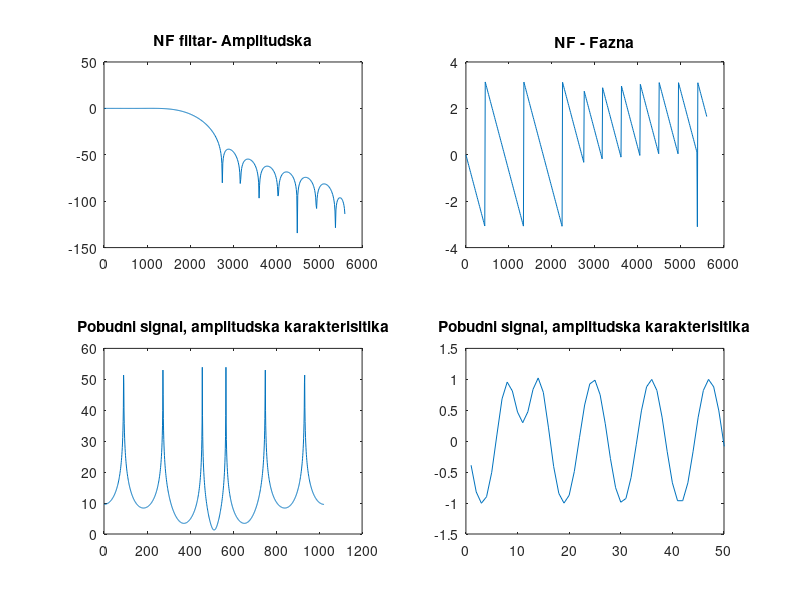

This chart was generated by the following MATLAB code:
N = 25
hanov = hann(N + 1)
fn = 2000
fs = 11200
b1 = fir1(N, fn / (fs/2), hanov)  %sinteza filtra

N_fft = 1024
B1 = fft(b1, N_fft) 
B1a = abs(B1(1 : N_fft / 2))
F = angle(B1(1:N_fft/2)); %fazna
%frekvencijska osa
N_fft1 = N_fft / 2 -1; % posmatramo pola
n = 0 : N_fft1;
f = n * (fs/2) /  N_fft1; %frekvencijaska osa je skalirana od nula do (fs/2)

%crtamo filtar
subplot(2, 2, 1), plot(f, 20*log10(B1a)), title('NF filtar- Amplitudska')
subplot(2, 2, 2), plot(f, F), title('NF - Fazna')
%ulazni signal
N_fft = 1024
n = 0 : N_fft - 1;
x = cos(2 * pi * 1000 / fs * n) + cos(2 * pi * 3000 / fs * n) + cos(2 * pi * 5000 / fs * n) 

%furijeova transformacija pobudnog signala
X = fft(x, N_fft)
subplot(2, 2, 3), plot(n, 20*log10(X)), title('Pobudni signal, amplitudska karakterisitika')

Y = X .* B1
y = ifft(Y)
subplot(2, 2, 4), plot(1 : length(y), y), title('Pobudni signal, amplitudska karakterisitika')
xlim([0 50])
